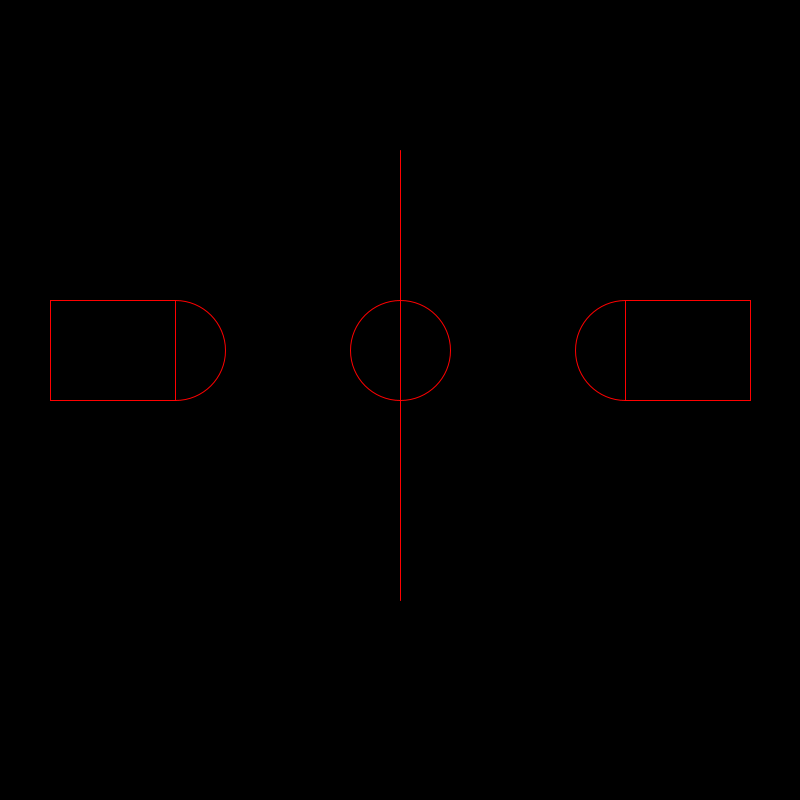
Frame 1 (no input)
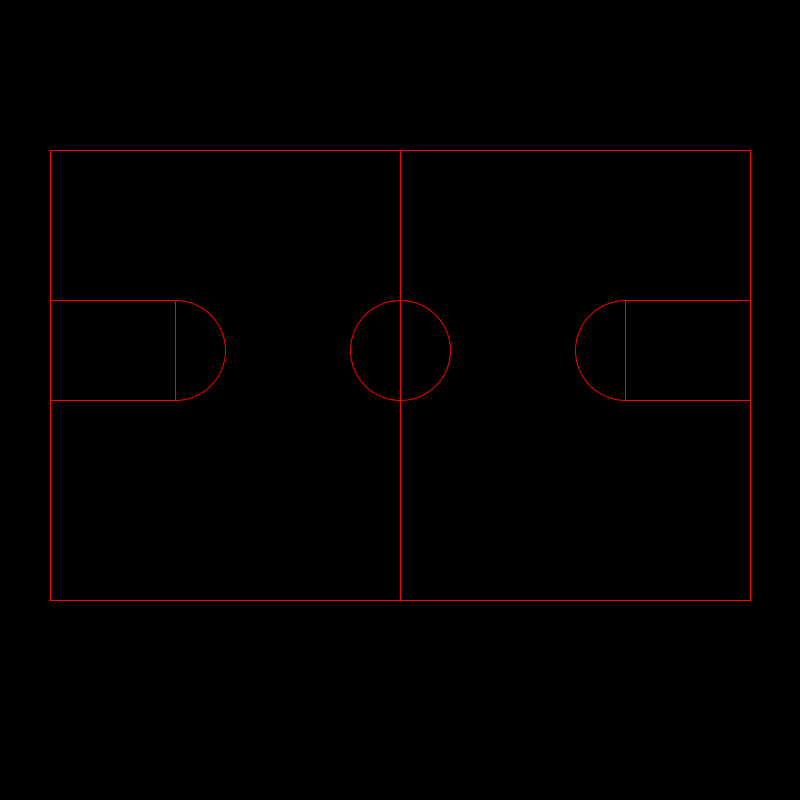
Frame 60 (the mouse pressed at the canvas centre just before this capture)
Frame 120 (the mouse held since frame 60 and released just before this capture): identical to frame 60, image omitted

The Processing sketch that drew these frames (run headless with seeded random() and noise(); from frame 60 on, the mouse is pressed at the canvas centre):

// Processing sketch: BasketballCourt
// ── BasketballCourt.pde
void setup(){
  size(800,800);
  background(0);
}

void draw(){
  fill(0,0,0);
  rect(50,150,700,450);
  stroke(255,0,0);
  ellipse(400,350,100,100);
  line(400,150,400,600);
  ellipse(175,350,100,100);
  rect(50,300,125,100);
  ellipse(625,350,100,100);
  rect(625,300,125,100);
  
}
